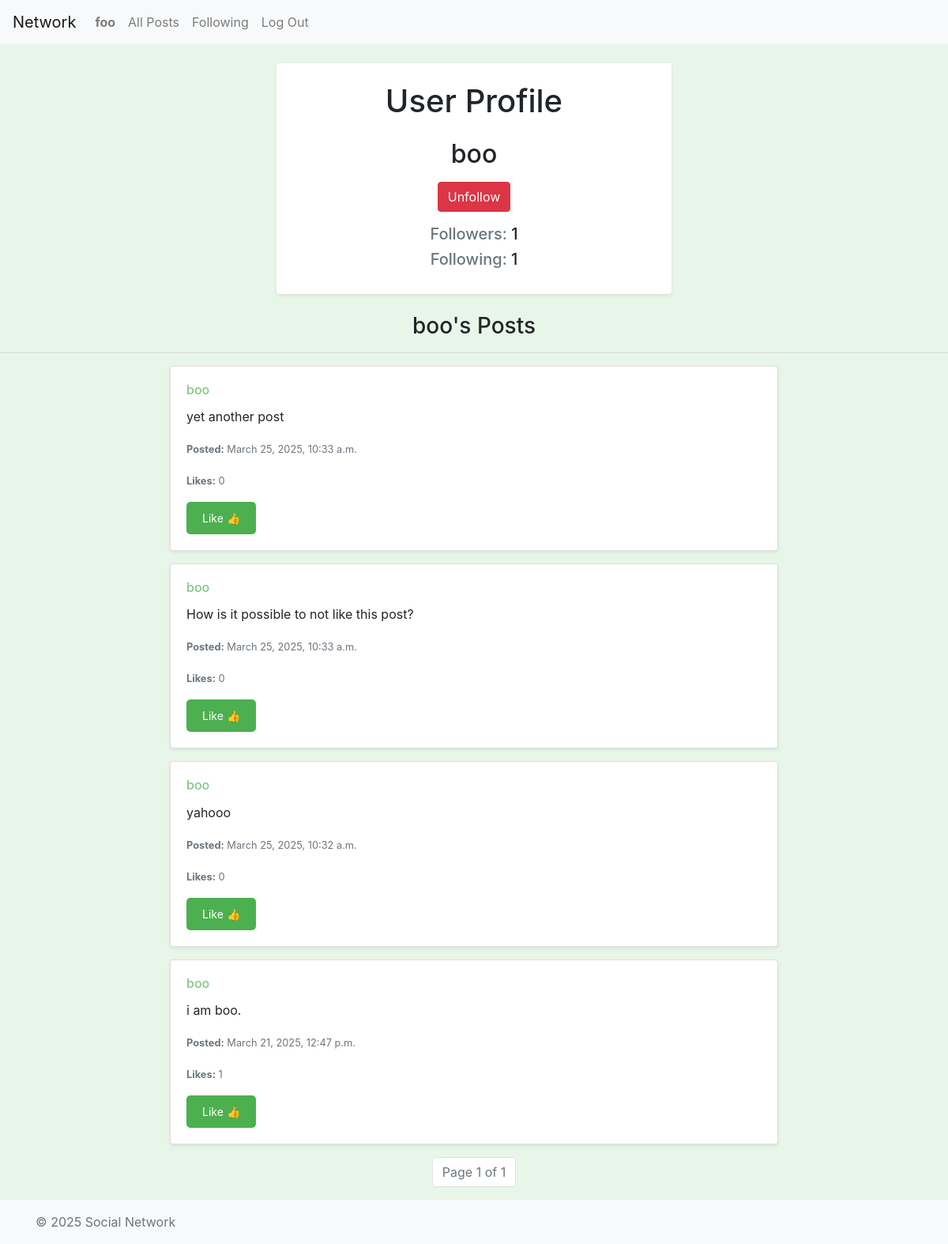
The app's page /profile/boo (signed in) with its own data.
### network/models.py (models this page shows, shortened)
class User(AbstractUser):
    pass

class Post(models.Model):
    author = models.ForeignKey(User, on_delete=models.CASCADE, related_name="posts")
    content = models.TextField()
    created_at = models.DateTimeField(auto_now_add=True)

### network/views.py (the view)
# urls.py: path("profile/<str:username>", views.profile, name="profile"),
@login_required
def profile(request, username):
    profile_user = get_object_or_404(User, username=username)
    posts = Post.objects.filter(author=profile_user).annotate(likes_count=Count('like')).order_by('-created_at')
    is_following = request.user.following.filter(following=profile_user).exists()
    paginator = Paginator(posts, 10)
    page_number = request.GET.get('page')
    page_obj = paginator.get_page(page_number)
    return render(request, 'network/profile.html', {
        'profile_user': profile_user,
        'is_following': is_following,
        'page_obj': page_obj
    })

### network/templates/network/profile.html (shortened to what this page needs)
{% extends 'network/layout.html' %}
{% block body %}
<br>
<div class="profile-container bg-white p-4 rounded shadow-sm text-center" style="max-width: 500px; margin: 0 auto;">
    <h1 class="mb-4">User Profile</h1>
    <h2 class="mb-3">{{ profile_user.username }}</h2>
    {% if user.is_authenticated and user != profile_user %}
        <form action="{% url 'follow' profile_user.username %}" method="post" class="d-inline-block">
            <button type="submit" class="btn {% if is_following %}btn-danger{% else %}like-button{% endif %}">
                {% if is_following %}Unfollow{% else %}Follow{% endif %}
            </button>
        </form>
    {% endif %}
    <div class="mt-3">
        <h5><span class="text-muted">Followers:</span> {{ profile_user.followers.count }}</h5>
        <h5><span class="text-muted">Following:</span> {{ profile_user.following.count }}</h5>
    </div>
</div>
<br>
<h3 class="mb-3 text-center">{{ profile_user.username }}'s Posts</h3>
<hr>
{% if page_obj %}
<div class="container" style="max-width: 800px;">
    {% for post in page_obj %}
    <div class="card mb-3 shadow-sm">
        <div class="card-body">
            <h6 class="card-title">
                <a href="{% url 'profile' post.author.username %}">{{ post.author.username }}</a>
            </h6>
            <p class="card-text" id="post-content-{{ post.id }}">{{ post.content }}</p>
            <p class="card-text text-muted">
                <small><b>Posted:</b> {{ post.created_at }}</small>
            </p>
            <p class="card-text text-muted">
                <small><b>Likes:</b> <span id="like-count-{{ post.id }}">{{ post.likes_count }}</span></small>
            </p>
            {% if user.is_authenticated %}
            <button class="like-button" data-post-id="{{ post.id }}" data-url="{% url 'like' post.id %}">
                {% if user in post.like_set.all %}
                    Unlike 👎
                {% else %}
                    Like 👍
                {% endif %}
            </button>
            {% endif %}
        </div>
    </div>
    {% endfor %}
</div>
{% else %}
<p class="text-center text-muted">No posts yet.</p>
{% endif %}
<nav aria-label="Page navigation">
    <ul class="pagination justify-content-center">
        <li class="page-item disabled">
            <a class="page-link">Page {{ page_obj.number }} of {{ page_obj.paginator.num_pages }}</a>
        </li>
    </ul>
</nav>
{% endblock %}

### network/templates/network/layout.html (shortened to what this page needs)
{% load static %}
<!DOCTYPE html>
<html lang="en">
    <head>
        <link rel="stylesheet" href="https://stackpath.bootstrapcdn.com/bootstrap/4.4.1/css/bootstrap.min.css">
        <link href="{% static 'network/styles.css' %}" rel="stylesheet">
    </head>
    <body class="d-flex flex-column min-vh-100">
        <nav class="navbar navbar-expand-lg navbar-light bg-light">
            <a class="navbar-brand" href="{% if user.is_authenticated %}{% url 'index' %}{% else %}{% url 'landing' %}{% endif %}">Network</a>
            <div>
              <ul class="navbar-nav mr-auto">
                {% if user.is_authenticated %}
                    <li class="nav-item">
                        <a class="nav-link" href="{% url 'profile' user.username %}"><strong>{{ user.username }}</strong></a>
                    </li>
                {% endif %}
                <li class="nav-item">
                  <a class="nav-link" href="{% url 'index' %}">All Posts</a>
                </li>
                {% if user.is_authenticated %}
                    <li class="nav-item">
                        <a class="nav-link" href="{% url 'following' %}">Following</a>
                    </li>
                    <li class="nav-item">
                        <a class="nav-link" href="{% url 'logout' %}">Log Out</a>
                    </li>
                {% endif %}
              </ul>
            </div>
          </nav>
        <div class="body">
            {% block body %}
            {% endblock %}
        </div>
    </body>
    <footer class="footer mt-auto py-3 bg-light">
        <div class="container">
            <span class="text-muted">© 2025 Social Network</span>
        </div>
    </footer>
</html>

### network/static/network/styles.css (style rules this page uses)
body { background: #e8f5e9; }
a { color: #81c784; text-decoration: none; }
.like-button { background-color: #4caf50; color: white; border: none; padding: 10px 20px; border-radius: 5px; cursor: pointer; font-size: 14px; }

### records on screen
User: username "foo"
User: username "boo", followers.count "1", following.count "1"
Post: author.username "boo", content "yet another post", created_at "March 25, 2025, 10:33 a.m.", likes_count "0", shows "Like 👍"
Post: author.username "boo", content "How is it possible to not like this post?", created_at "March 25, 2025, 10:33 a.m.", likes_count "0", shows "Like 👍"
Post: author.username "boo", content "yahooo", created_at "March 25, 2025, 10:32 a.m.", likes_count "0", shows "Like 👍"
Post: author.username "boo", content "i am boo.", created_at "March 21, 2025, 12:47 p.m.", likes_count "1", shows "Like 👍"

### other values on screen
{{ page_obj.number }} "1"
{{ page_obj.paginator.num_pages }} "1"
